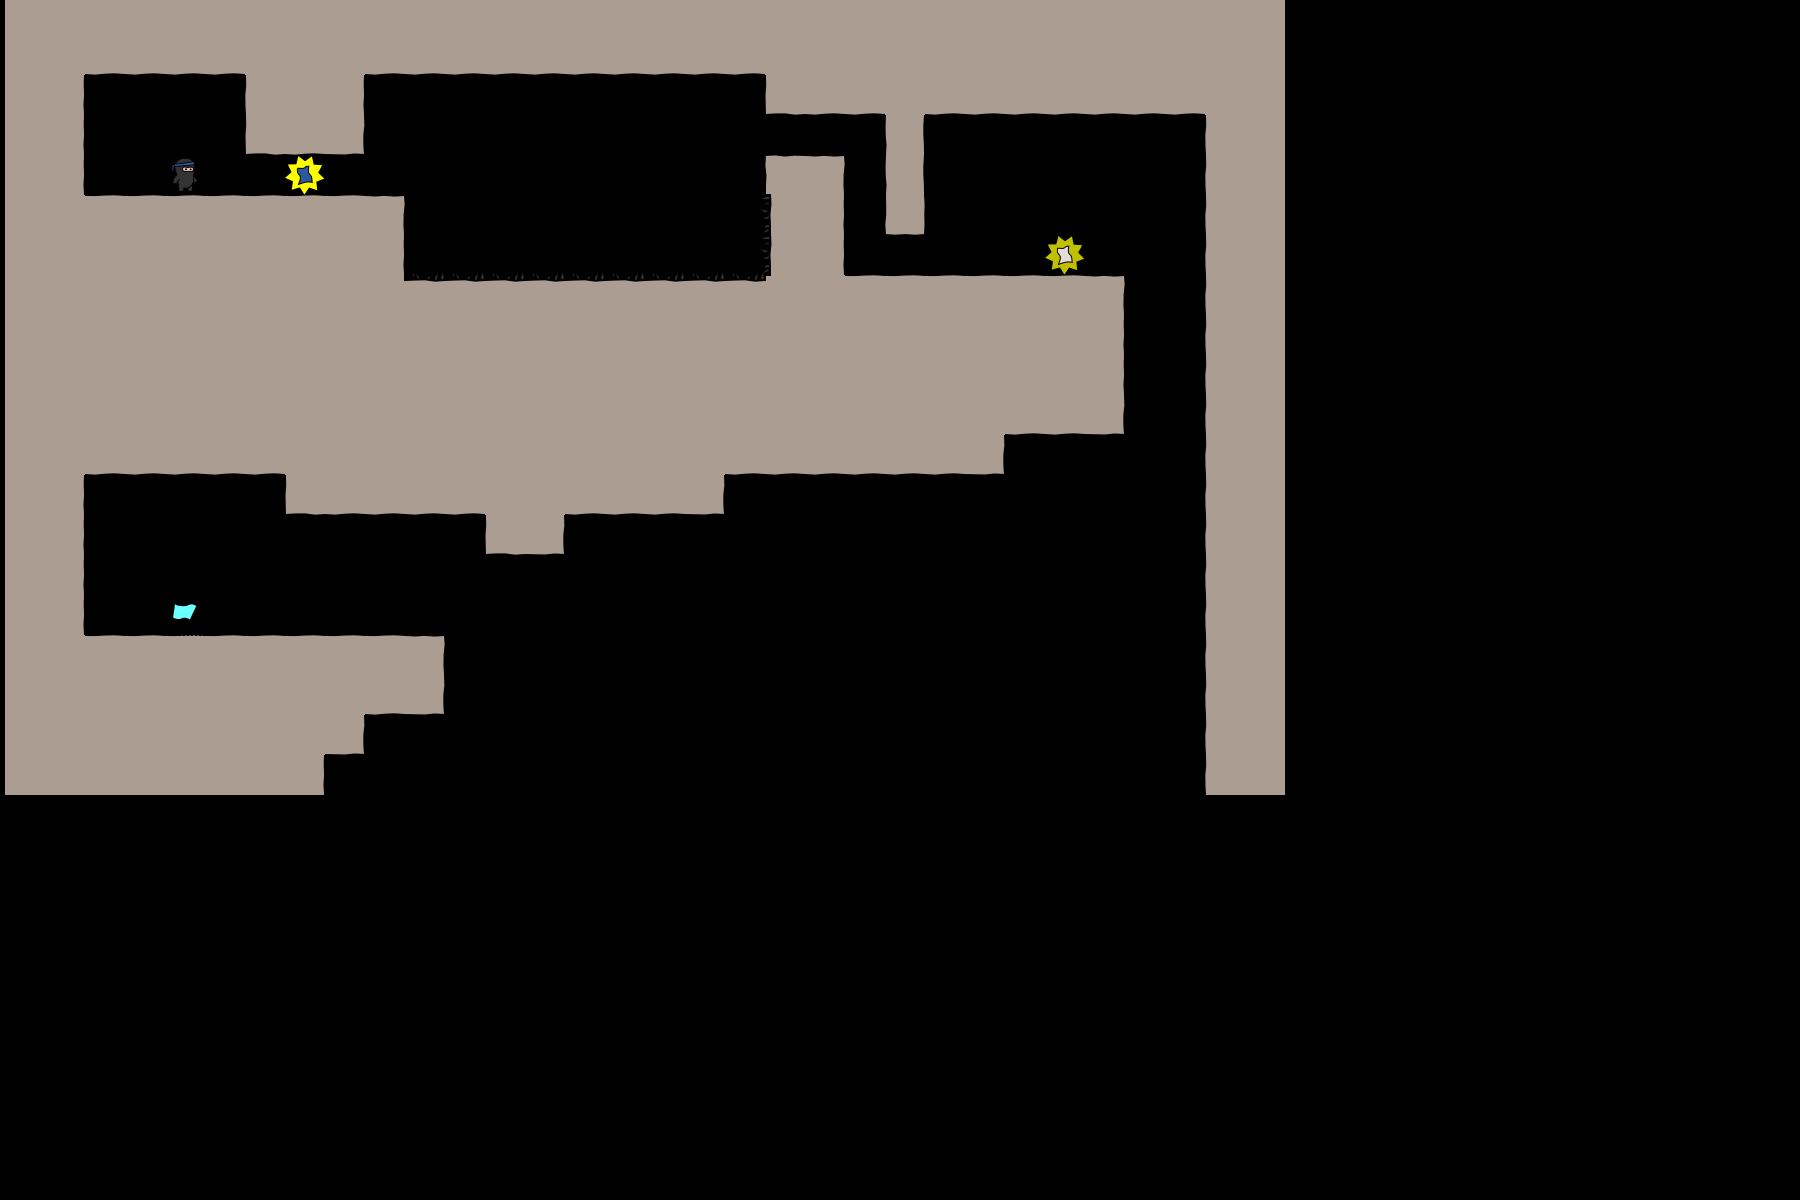

The image is a tile-based game level rendered from a .tmx file. Its description and complete source (layers, tilesets, objects, tile grids) follow:
An orthogonal 45x30 tile map with 40x40 px tiles, 3 tile layers (bg, objects, fg), 2 tilesets.

<map version="1.0" orientation="orthogonal" width="45" height="30" tilewidth="40" tileheight="40">
 <tileset firstgid="1" name="world1" tilewidth="50" tileheight="50">
  <image source="world1.png" width="400" height="400" />
 </tileset>
 <tileset firstgid="65" name="objectpalette" tilewidth="50" tileheight="50">
  <image source="objectpalette.png" width="400" height="400" />
 </tileset>
 <layer name="bg" width="32" height="20">
  <data encoding="csv">  18,18,18,18,18,18,18,18,18,18,18,18,18,18,18,18,18,18,18,18,18,18,18,18,18,18,18,18,18,18,18,18,
  18,18,26,26,26,26,18,18,18,26,26,26,26,26,26,26,26,26,26,18,18,18,18,18,18,18,18,18,18,18,18,18,
  18,19,0,0,0,0,17,18,19,0,0,0,0,0,0,0,0,0,0,25,26,26,18,26,26,26,26,26,26,26,18,18,
  18,19,0,0,0,0,25,26,27,0,0,0,0,0,0,0,0,0,0,0,0,0,20,0,0,0,0,0,0,0,17,18,
  18,19,0,0,0,0,0,0,0,0,0,0,0,0,0,0,0,0,0,9,11,0,20,0,0,0,0,0,0,0,17,18,
  18,18,10,10,10,10,10,10,10,11,0,0,0,0,0,0,0,0,0,0,19,0,28,0,0,0,0,0,0,0,17,18,
  18,18,18,18,18,18,18,18,18,19,0,0,0,0,0,0,0,0,0,0,19,0,0,0,0,0,0,0,0,0,17,18,
  18,18,18,18,18,18,18,18,18,18,0,0,0,0,0,0,0,0,0,18,18,10,10,10,10,10,10,11,0,0,17,18,
  18,18,18,18,18,18,18,18,18,18,18,18,18,18,18,18,18,18,18,18,18,18,18,18,18,18,18,19,0,0,17,18,
  18,18,18,18,18,18,18,18,18,18,18,18,18,18,18,18,18,18,18,18,18,18,18,18,18,18,18,19,0,0,17,18,
  18,18,18,18,18,18,18,18,18,18,18,18,18,18,18,18,18,18,18,18,18,18,18,18,18,26,26,27,0,0,17,18,
  18,18,26,26,26,26,26,18,18,18,18,18,18,18,18,18,18,18,26,26,26,26,26,26,27,0,0,0,0,0,17,18,
  18,19,0,0,0,0,0,25,26,26,26,26,18,18,26,26,26,27,0,0,0,0,0,0,0,0,0,0,0,0,17,18,
  18,19,0,0,0,0,0,0,0,0,0,0,25,27,0,0,0,0,0,0,0,0,0,0,0,0,0,0,0,0,17,18,
  18,19,0,0,0,0,0,0,0,0,0,0,0,0,0,0,0,0,0,0,0,0,0,0,0,0,0,0,0,0,17,18,
  18,19,0,0,0,0,0,0,0,0,0,0,0,0,0,0,0,0,0,0,0,0,0,0,0,0,0,0,0,0,17,18,
  18,18,10,10,10,10,10,10,10,10,11,0,0,0,0,0,0,0,0,0,0,0,0,0,0,0,0,0,0,0,17,18,
  18,18,18,18,18,18,18,18,18,26,27,0,0,0,0,0,0,0,0,0,0,0,0,0,0,0,0,0,0,0,17,18,
  18,18,18,18,18,18,18,18,27,0,0,0,0,0,0,0,0,0,0,0,0,0,0,0,0,0,0,0,0,0,17,18,
  18,18,18,18,18,18,18,19,0,0,0,0,0,0,0,0,0,0,0,0,0,0,0,0,0,0,0,0,0,0,17,18
</data>
 </layer>
 <layer name="objects" width="32" height="20">
  <data encoding="csv">
  0,0,0,0,0,0,0,0,0,0,0,0,0,0,0,0,0,0,0,0,0,0,0,0,0,0,0,0,0,0,0,0,
  0,0,0,0,0,0,0,0,0,0,0,0,0,0,0,0,0,0,0,0,0,0,0,0,0,0,0,0,0,0,0,0,
  0,0,0,0,0,0,0,0,0,0,0,0,0,0,0,0,0,0,0,0,0,0,0,0,0,0,0,0,0,0,0,0,
  0,0,0,0,0,0,0,0,0,0,0,0,0,0,0,0,0,0,0,0,0,0,0,0,0,0,0,0,0,0,0,0,
  0,0,0,0,65,0,0,68,0,0,0,0,0,0,0,0,0,0,0,0,0,0,0,0,0,0,0,0,0,0,0,0,
  0,0,0,0,0,0,0,0,0,0,0,0,0,0,0,0,0,0,0,113,0,0,0,0,0,0,0,0,0,0,0,0,
  0,0,0,0,0,0,0,0,0,0,0,0,0,0,0,0,0,0,0,113,0,0,0,0,0,0,67,0,0,0,0,0,
  0,0,0,0,0,0,0,0,0,0,106,106,106,106,106,106,106,106,106,0,0,0,0,0,0,0,0,0,0,0,0,0,
  0,0,0,0,0,0,0,0,0,0,0,0,0,0,0,0,0,0,0,0,0,0,0,0,0,0,0,0,0,0,0,0,
  0,0,0,0,0,0,0,0,0,0,0,0,0,0,0,0,0,0,0,0,0,0,0,0,0,0,0,0,0,0,0,0,
  0,0,0,0,0,0,0,0,0,0,0,0,0,0,0,0,0,0,0,0,0,0,0,0,0,0,0,0,0,0,0,0,
  0,0,0,0,0,0,0,0,0,0,0,0,0,0,0,0,0,0,0,0,0,0,0,0,0,0,0,0,0,0,0,0,
  0,0,0,0,0,0,0,0,0,0,0,0,0,0,0,0,0,0,0,0,0,0,0,0,0,0,0,0,0,0,0,0,
  0,0,0,0,0,0,0,0,0,0,0,0,0,0,0,0,0,0,0,0,0,0,0,0,0,0,0,0,0,0,0,0,
  0,0,0,0,0,0,0,0,0,0,0,0,0,0,0,0,0,0,0,0,0,0,0,0,0,0,0,0,0,0,0,0,
  0,0,0,0,66,0,0,0,0,0,0,0,0,0,0,0,0,0,0,0,0,0,0,0,0,0,0,0,0,0,0,0,
  0,0,0,0,0,0,0,0,0,0,0,0,0,0,0,0,0,0,0,0,0,0,0,0,0,0,0,0,0,0,0,0,
  0,0,0,0,0,0,0,0,0,0,0,0,0,0,0,0,0,0,0,0,0,0,0,0,0,0,0,0,0,0,0,0,
  0,0,0,0,0,0,0,0,0,0,0,0,0,0,0,0,0,0,0,0,0,0,0,0,0,0,0,0,0,0,0,0,
  0,0,0,0,0,0,0,0,0,0,0,0,0,0,0,0,0,0,0,0,0,0,0,0,0,0,0,0,0,0,0,0
</data>
 </layer>
 <layer name="fg" width="32" height="20">
  <data encoding="csv">
  0,0,0,0,0,0,0,0,0,0,0,0,0,0,0,0,0,0,0,0,0,0,0,0,0,0,0,0,0,0,0,0,
  0,0,0,0,0,0,0,0,0,0,0,0,0,0,0,0,0,0,0,0,0,0,0,0,0,0,0,0,0,0,0,0,
  0,0,0,0,0,0,0,0,0,0,0,0,0,0,0,0,0,0,0,0,0,0,0,0,0,0,0,0,0,0,0,0,
  0,0,0,0,0,0,0,0,0,0,0,0,0,0,0,0,0,0,0,0,0,0,0,0,0,0,0,0,0,0,0,0,
  0,0,0,0,0,0,0,0,0,0,0,0,0,0,0,0,0,0,0,0,0,0,0,0,0,0,0,0,0,0,0,0,
  0,0,0,0,0,0,0,0,0,0,0,0,0,0,0,0,0,0,0,0,0,0,0,0,0,0,0,0,0,0,0,0,
  0,0,0,0,0,0,0,0,0,0,0,0,0,0,0,0,0,0,0,0,0,0,0,0,0,0,0,0,0,0,0,0,
  0,0,0,0,0,0,0,0,0,0,0,0,0,0,0,0,0,0,0,0,0,0,0,0,0,0,0,0,0,0,0,0,
  0,0,0,0,0,0,0,0,0,0,0,0,0,0,0,0,0,0,0,0,0,0,0,0,0,0,0,0,0,0,0,0,
  0,0,0,0,0,0,0,0,0,0,0,0,0,0,0,0,0,0,0,0,0,0,0,0,0,0,0,0,0,0,0,0,
  0,0,0,0,0,0,0,0,0,0,0,0,0,0,0,0,0,0,0,0,0,0,0,0,0,0,0,0,0,0,0,0,
  0,0,0,0,0,0,0,0,0,0,0,0,0,0,0,0,0,0,0,0,0,0,0,0,0,0,0,0,0,0,0,0,
  0,0,0,0,0,0,0,0,0,0,0,0,0,0,0,0,0,0,0,0,0,0,0,0,0,0,0,0,0,0,0,0,
  0,0,0,0,0,0,0,0,0,0,0,0,0,0,0,0,0,0,0,0,0,0,0,0,0,0,0,0,0,0,0,0,
  0,0,0,0,0,0,0,0,0,0,0,0,0,0,0,0,0,0,0,0,0,0,0,0,0,0,0,0,0,0,0,0,
  0,0,0,0,0,0,0,0,0,0,0,0,0,0,0,0,0,0,0,0,0,0,0,0,0,0,0,0,0,0,0,0,
  0,0,0,0,0,0,0,0,0,0,0,0,0,0,0,0,0,0,0,0,0,0,0,0,0,0,0,0,0,0,0,0,
  0,0,0,0,0,0,0,0,0,0,0,0,0,0,0,0,0,0,0,0,0,0,0,0,0,0,0,0,0,0,0,0,
  0,0,0,0,0,0,0,0,0,0,0,0,0,0,0,0,0,0,0,0,0,0,0,0,0,0,0,0,0,0,0,0,
  0,0,0,0,0,0,0,0,0,0,0,0,0,0,0,0,0,0,0,0,0,0,0,0,0,0,0,0,0,0,0,0
</data>
 </layer>
</map>
